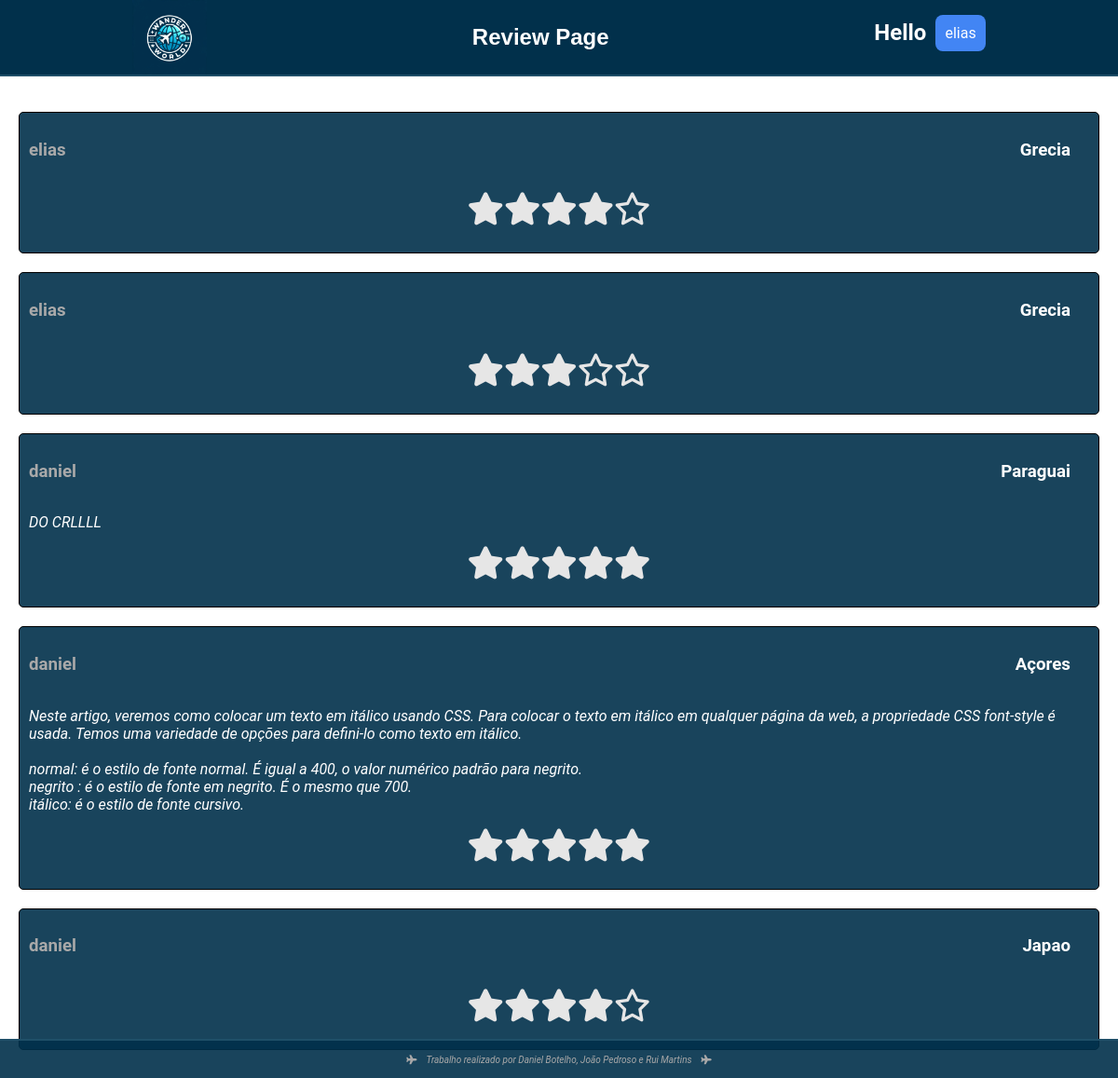
The app's page /show_reviews.php (signed in) with its own data.
### tables this page shows
CREATE TABLE `reviews` (
  `id` int(11) NOT NULL,
  `review_text` text NOT NULL,
  `rating` int(11) NOT NULL CHECK (`rating` >= 1 and `rating` <= 5),
  `user_name` varchar(255) NOT NULL,
  `user_id` int(11) NOT NULL,
  `viagem_id` int(11) NOT NULL,
  `destination_name` varchar(255) NOT NULL
);

CREATE TABLE `viagens` (
  `id` int(11) NOT NULL,
  `destination_id` int(11) DEFAULT NULL,
  `departure_airport` varchar(255) DEFAULT NULL,
  `num_people` int(11) DEFAULT NULL,
  `hotel` varchar(255) DEFAULT NULL,
  `price` decimal(10,2) DEFAULT NULL,
  `user_id` int(11) DEFAULT NULL,
  `destination_name` varchar(255) DEFAULT NULL,
  `user_name` varchar(255) DEFAULT NULL
);

### public/show_reviews.php (the view, shortened to what this page needs)
<?php
include_once "../includes/db-conn.php";
$stmt = $conn->prepare("SELECT r.review_text, r.rating, r.user_name, v.destination_name
                        FROM reviews AS r
                        INNER JOIN viagens AS v ON r.viagem_id = v.id");
$stmt->execute();
$result = $stmt->get_result();
$reviews = $result->fetch_all(MYSQLI_ASSOC);
?>
<!DOCTYPE html>
<html lang="en">
<head>
  <link rel="stylesheet" href="../assets/styles/navbar.css">
  <link rel="stylesheet" href="../assets/styles/styles.css">
  <link rel="stylesheet" href="../assets/styles/reviews.css">
  <link rel="stylesheet" href="https://cdnjs.cloudflare.com/ajax/libs/font-awesome/6.2.1/css/all.min.css">
  <link rel="stylesheet" href="https://cdnjs.cloudflare.com/ajax/libs/font-awesome/5.15.4/css/all.min.css">
</head>
<body>
  <nav>
    <div class="img_container">
       <a href="home.php"><img src="../assets/images/logogpt.jpeg" alt="Logo" id="logo"></a>
    </div>
   <div id="titulo">
    <h1>
      Review Page
    </h1>
   </div>
    <div class="Menu_user">
       <h1 class="hello" style="margin-bottom: 30px;">Hello </h1>
       <ul class="menu">
        <li class="menu-item">
       <a  class="User"><?php echo $_SESSION['name']; ?></a>
  </li>
</ul>
      </div>
  </nav>
  <div class="review_container">
    <?php foreach ($reviews as $review): ?>
      <div class="review">
        <div class="header"><h3><?php echo htmlspecialchars($review['user_name']); ?> </h3> <h3 id="dest"><?php echo htmlspecialchars($review['destination_name']); ?></h3></div>
        <p id="text"><?php echo nl2br(htmlspecialchars($review['review_text'])); ?></p>
        <div class="stars">
          <?php for ($i = 1; $i <= 5; $i++): ?>
            <i class="fa-star <?php echo ($i <= $review['rating']) ? 'fa-solid' : 'fa-regular'; ?>"></i>
          <?php endfor; ?>
        </div>
      </div>
    <?php endforeach; ?>
  </div>
  <footer>
    <i class="fas fa-plane airplane-icon"></i>
    <em>Trabalho realizado por Daniel Botelho, João Pedroso e Rui Martins</em>
    <i class="fas fa-plane airplane-icon"></i>
  </footer>
</body>
</html>

### assets/styles/navbar.css (style rules this page uses)
#logo { width: 100%; height: 100%; cursor: pointer; transition: all 0.5s ease; }
.Menu_user { display:flex; justify-content: space-between; color: white; align-items: center; }
img { width: fit-content; height: fit-content; }
.hello { margin-right: 10px; margin-bottom: 10px; }
nav { display:flex; height: 80px; width: 100%; justify-content:space-around; background-color: rgb(1, 48, 75); z-index: 999; position: fixed; top:0; border-bottom: 2px solid rgb(31, 79, 104); }
#titulo { font-family: 'Lucida Sans', 'Lucida Sans Regular', 'Lucida Grande', 'Lucida Sans Unicode', Geneva, Verdana, sans-serif; align-items: center; align-content: center; color: white; }
#titulo h1 { margin: 0 auto; }
.menu, .drop-menu { list-style-type: none; padding: 0; margin: 0; align-content: center; }
.menu-item { display: inline-block; background-color: #4285f4; position: center; margin-bottom: 10px; border-radius: 8px; cursor: pointer; width: fit-content; }
.menu-item a { text-decoration: none; padding: 10px 10px; color: #fff; display: block; width: 50px; align-self: center; width: fit-content; }
footer { height: 40px; width: 100%; position: fixed; bottom: 0; z-index: 999; border-top: 2px solid rgb(31, 79, 104); background-color: rgba(1, 48, 75, 0.9); color: darkgray; justify-content: center; align-items: center; display: flex; gap: 10px; font-size: 10px; }

### assets/styles/styles.css (style rules this page uses)
body { font-family: 'Roboto', sans-serif; margin: 0; padding: 0; scroll-behavior: smooth; background-image: url("../images/background4.jpg"); background-position: center; background-repeat: no-repeat; background-size: cover; background-attachment: fixed; color: #333; }
footer { height: 40px; width: 100%; position: fixed; bottom: 0; z-index: 999; border-top: 2px solid rgb(31, 79, 104); background-color: rgba(1, 48, 75, 0.9); color: darkgray; justify-content: center; align-items: center; display: flex; gap: 10px; font-size: 10px; }

### assets/styles/reviews.css (style rules this page uses)
.stars { display: flex; justify-content: center; padding-bottom: 20px; }
.stars i { color: #e6e6e6; font-size: 35px; cursor: pointer; transition: color 0.2s ease; }

### public/show_reviews.php (style rules this page uses)
body { display: flex; flex-direction: column; justify-content: space-between; }
.review_container { padding: 20px; display: flex; flex-direction: column; margin-top: 100px; gap: 10px; }
.review { border: 1px solid black; padding: 10px; margin-bottom: 10px; background-color: rgba(1, 48, 75, 0.9); border-radius: 5px; color: darkgrey; }
.header { display: flex; justify-content: space-between; }
#dest { color: white; font-weigth: bold; margin-right: 20px; }
#text { color: white; font-style: italic; }
.stars { color: #ffb400; }
.fa-regular { color: #ccc; }
.fa-solid { color: gold; }

### records on screen
reviews: user_name "elias", viagem.destination_name "Grecia", rating 4 (drawn)
reviews: user_name "elias", viagem.destination_name "Grecia", rating 3 (drawn)
reviews: user_name "daniel", viagem.destination_name "Paraguai", review_text "DO CRLLLL", rating 5 (drawn)
reviews: user_name "daniel", viagem.destination_name "Açores", review_text "Neste artigo, veremos como colocar um texto em itálico usando CSS. Para colocar o texto em itálico em qualquer página da web, a propriedade CSS font-style é usada. Temos uma variedade de opções para defini-lo como texto em itálico. normal: é o estilo de fonte normal. É igual a 400, o valor numérico padrão para negrito. negrito : é o estilo de fonte em negrito. É o mesmo que 700. itálico: é o estilo de fonte cursivo.", rating 5 (drawn)
reviews: user_name "daniel", viagem.destination_name "Japao", rating 4 (drawn)

### other values on screen
$_SESSION['name'] "elias"
